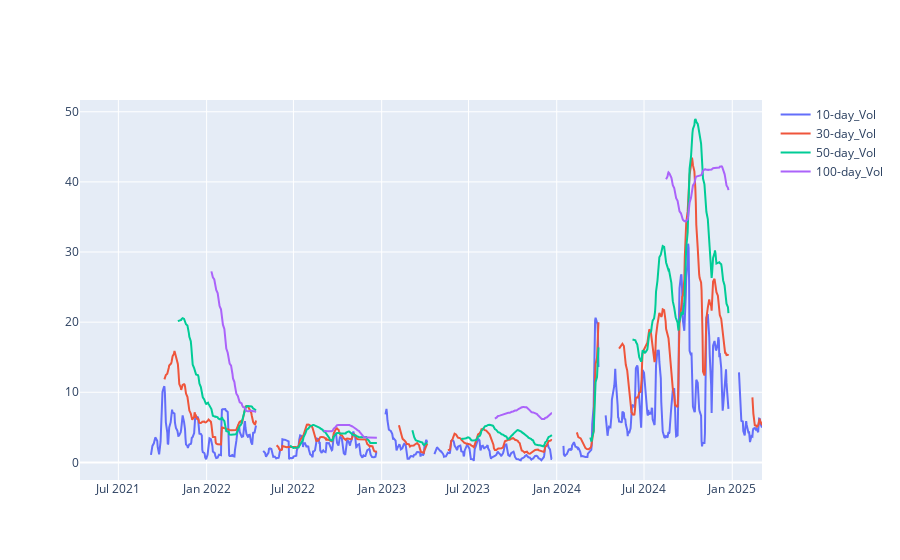

The notebook cell saved with this chart:
### Markdown cell above
# Historical Volatility

### Code cell
histvol = Position_Reporting(positions, 'RGGI', current_date).rolling_vol()

fig = go.Figure()
for i in list(histvol)[1:]:
    fig.add_trace(go.Scatter(x=histvol['Date'], y=histvol[i], name=i))#, base=0))
    
fig.show()

### Figure 1 — Plotly figure (JSON) as saved in the notebook; plotly's stock layout.template omitted (floating-point values rounded to 4 significant figures; data arrays with more than 128 entries replaced by an {"elided": "..."} marker saying what was removed)
{"data": [{"name": "10-day_Vol", "type": "scatter", "x": {"elided": "1017 str values"}, "y": {"elided": "1017 float values"}}, {"name": "30-day_Vol", "type": "scatter", "x": {"elided": "1017 str values"}, "y": {"elided": "1017 float values"}}, {"name": "50-day_Vol", "type": "scatter", "x": {"elided": "1017 str values"}, "y": {"elided": "1017 float values"}}, {"name": "100-day_Vol", "type": "scatter", "x": {"elided": "1017 str values"}, "y": {"elided": "1017 float values"}}], "layout": {}}
